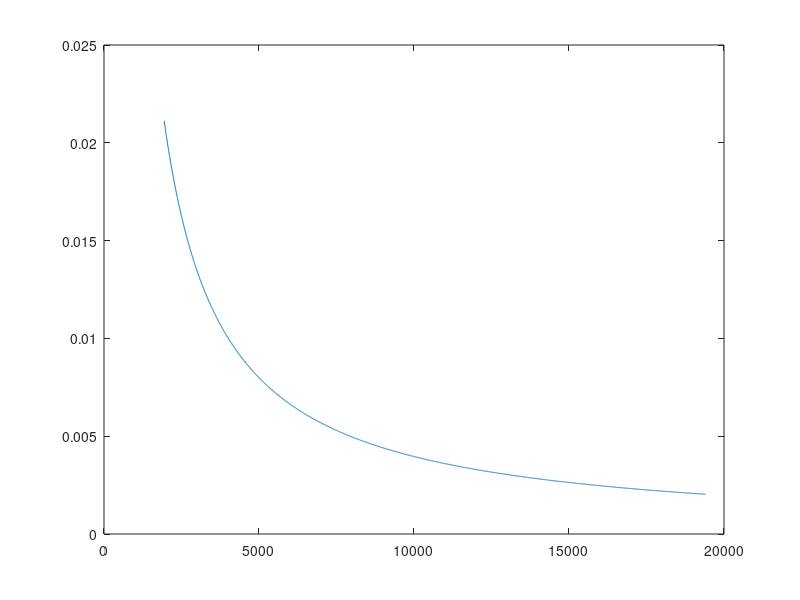

MATLAB code to generate this figure:
c1=820e-9;
c3=820e-9;
dr=250;
r2=20e3;
r4=10e3;

 %r=[1941:5:19409];
first=1;
for r=[1941:5:19409]
    
    f=1./(r.*c1*2*pi);
    r1=r-dr;
    r3=r;
    
    if first
        vd=sqrt((16.*pi.^4.*c1.^2.*c3.^2.*f.^4.*r1.^2.*r3.^2.*r4.^2+4.*pi.^2.*c1.^2.*f.^2.*r1.^2.*r4.^2-8.*pi.^2.*c1.^2.*f.^2.*r1.*r2.*r3.*r4+4.*pi.^2.*c1.^2.*f.^2.*r2.^2.*r3.^2-8.*pi.^2.*c1.*c3.*f.^2.*r2.*r3.^2.*r4+4.*pi.^2.*c3.^2.*f.^2.*r3.^2.*r4.^2+r4.^2)/((r4+r2).^2.*(16.*pi.^4.*c1.^2.*c3.^2.*f.^4.*r1.^2.*r3.^2+4.*pi.^2.*c1.^2.*f.^2.*r1.^2+8.*pi.^2.*c1.^2.*f.^2.*r1.*r3+4.*pi.^2.*c1.^2.*f.^2.*r3.^2+8.*pi.^2.*c1.*c3.*f.^2.*r3.^2+4.*pi.^2.*c3.^2.*f.^2.*r3.^2+1)));
        first=0;
    else
       vd=[vd,sqrt((16.*pi.^4.*c1.^2.*c3.^2.*f.^4.*r1.^2.*r3.^2.*r4.^2+4.*pi.^2.*c1.^2.*f.^2.*r1.^2.*r4.^2-8.*pi.^2.*c1.^2.*f.^2.*r1.*r2.*r3.*r4+4.*pi.^2.*c1.^2.*f.^2.*r2.^2.*r3.^2-8.*pi.^2.*c1.*c3.*f.^2.*r2.*r3.^2.*r4+4.*pi.^2.*c3.^2.*f.^2.*r3.^2.*r4.^2+r4.^2)/((r4+r2).^2.*(16.*pi.^4.*c1.^2.*c3.^2.*f.^4.*r1.^2.*r3.^2+4.*pi.^2.*c1.^2.*f.^2.*r1.^2+8.*pi.^2.*c1.^2.*f.^2.*r1.*r3+4.*pi.^2.*c1.^2.*f.^2.*r3.^2+8.*pi.^2.*c1.*c3.*f.^2.*r3.^2+4.*pi.^2.*c3.^2.*f.^2.*r3.^2+1)))];

    end
        
end
 plot([1941:5:19409],vd);